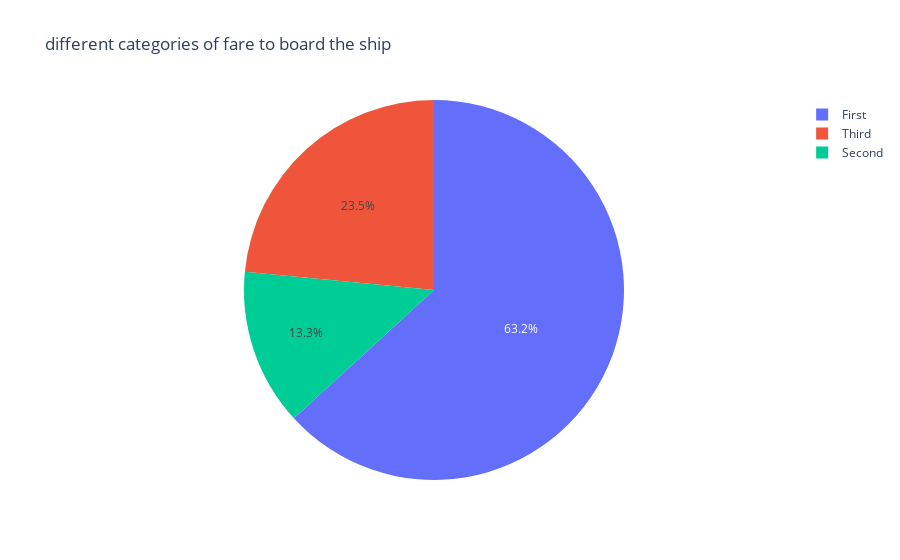

This figure's notebook cell:
### Markdown cell above
From the above also we can see that female survived the most with respect to there family members.

### Code cell
# What is the count of people travelling based on different classes
fig = px.pie(df,values='fare',names='class',title='different categories of fare to board the ship')
fig.show()

### Figure 1 — Plotly figure (JSON) as saved in the notebook; plotly's stock layout.template omitted (floating-point values rounded to 4 significant figures; data arrays with more than 128 entries replaced by an {"elided": "..."} marker saying what was removed)
{"data": [{"domain": {"x": [0, 1], "y": [0, 1]}, "hovertemplate": "class=%{label}<br>fare=%{value}<extra></extra>", "labels": {"elided": "888 str values"}, "legendgroup": "", "name": "", "showlegend": true, "type": "pie", "values": {"elided": "888 float values"}}], "layout": {"legend": {"tracegroupgap": 0}, "title": {"text": "different categories of fare to board the ship"}}}
